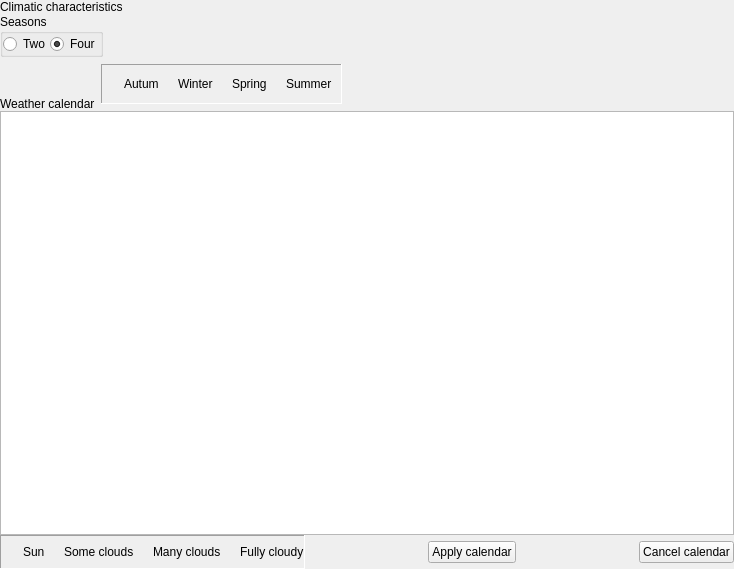
<?xml version="1.0" encoding="UTF-8"?>
<ui version="4.0">
 <class>climate</class>
 <widget class="QWidget" name="climate">
  <property name="geometry">
   <rect>
    <x>0</x>
    <y>0</y>
    <width>734</width>
    <height>569</height>
   </rect>
  </property>
  <property name="toolTip">
   <string/>
  </property>
  <layout class="QVBoxLayout" name="verticalLayout_2">
   <property name="spacing">
    <number>0</number>
   </property>
   <property name="margin">
    <number>0</number>
   </property>
   <item>
    <widget class="QLabel" name="Label2">
     <property name="enabled">
      <bool>true</bool>
     </property>
     <property name="palette">
      <palette>
       <active>
        <colorrole role="WindowText">
         <brush brushstyle="SolidPattern">
          <color alpha="255">
           <red>0</red>
           <green>0</green>
           <blue>0</blue>
          </color>
         </brush>
        </colorrole>
       </active>
       <inactive>
        <colorrole role="WindowText">
         <brush brushstyle="SolidPattern">
          <color alpha="255">
           <red>0</red>
           <green>0</green>
           <blue>0</blue>
          </color>
         </brush>
        </colorrole>
       </inactive>
       <disabled>
        <colorrole role="WindowText">
         <brush brushstyle="SolidPattern">
          <color alpha="255">
           <red>0</red>
           <green>0</green>
           <blue>0</blue>
          </color>
         </brush>
        </colorrole>
       </disabled>
      </palette>
     </property>
     <property name="toolTip">
      <string/>
     </property>
     <property name="text">
      <string>Climatic characteristics</string>
     </property>
    </widget>
   </item>
   <item>
    <layout class="QHBoxLayout" name="horizontalLayout_9">
     <item>
      <widget class="QGroupBox" name="GroupBox1">
       <property name="toolTip">
        <string/>
       </property>
       <property name="title">
        <string>Seasons</string>
       </property>
       <layout class="QHBoxLayout" name="horizontalLayout_8">
        <property name="spacing">
         <number>0</number>
        </property>
        <property name="margin">
         <number>0</number>
        </property>
        <item>
         <widget class="QRadioButton" name="RadioButton1">
          <property name="enabled">
           <bool>true</bool>
          </property>
          <property name="toolTip">
           <string/>
          </property>
          <property name="layoutDirection">
           <enum>Qt::LeftToRight</enum>
          </property>
          <property name="text">
           <string>Two</string>
          </property>
          <property name="checked">
           <bool>false</bool>
          </property>
         </widget>
        </item>
        <item>
         <widget class="QRadioButton" name="RadioButton2">
          <property name="enabled">
           <bool>true</bool>
          </property>
          <property name="toolTip">
           <string/>
          </property>
          <property name="layoutDirection">
           <enum>Qt::LeftToRight</enum>
          </property>
          <property name="text">
           <string>Four</string>
          </property>
          <property name="checked">
           <bool>true</bool>
          </property>
         </widget>
        </item>
       </layout>
      </widget>
     </item>
     <item>
      <spacer name="horizontalSpacer_3">
       <property name="orientation">
        <enum>Qt::Horizontal</enum>
       </property>
       <property name="sizeHint" stdset="0">
        <size>
         <width>40</width>
         <height>20</height>
        </size>
       </property>
      </spacer>
     </item>
    </layout>
   </item>
   <item>
    <layout class="QHBoxLayout" name="horizontalLayout_7">
     <property name="spacing">
      <number>6</number>
     </property>
     <property name="margin">
      <number>0</number>
     </property>
     <item>
      <layout class="QVBoxLayout" name="verticalLayout">
       <item>
        <spacer name="verticalSpacer">
         <property name="orientation">
          <enum>Qt::Vertical</enum>
         </property>
         <property name="sizeType">
          <enum>QSizePolicy::Minimum</enum>
         </property>
         <property name="sizeHint" stdset="0">
          <size>
           <width>20</width>
           <height>40</height>
          </size>
         </property>
        </spacer>
       </item>
       <item>
        <widget class="QLabel" name="label">
         <property name="text">
          <string>Weather calendar</string>
         </property>
        </widget>
       </item>
      </layout>
     </item>
     <item>
      <widget class="QStackedWidget" name="stackedWidget">
       <property name="sizePolicy">
        <sizepolicy hsizetype="Fixed" vsizetype="Fixed">
         <horstretch>0</horstretch>
         <verstretch>0</verstretch>
        </sizepolicy>
       </property>
       <property name="maximumSize">
        <size>
         <width>16777215</width>
         <height>40</height>
        </size>
       </property>
       <property name="currentIndex">
        <number>1</number>
       </property>
       <widget class="QWidget" name="page">
        <property name="maximumSize">
         <size>
          <width>16777215</width>
          <height>40</height>
         </size>
        </property>
        <layout class="QHBoxLayout" name="horizontalLayout_6">
         <property name="spacing">
          <number>0</number>
         </property>
         <property name="margin">
          <number>0</number>
         </property>
         <item>
          <widget class="QFrame" name="Panel2">
           <property name="enabled">
            <bool>true</bool>
           </property>
           <property name="maximumSize">
            <size>
             <width>16777215</width>
             <height>40</height>
            </size>
           </property>
           <property name="font">
            <font>
             <pointsize>6</pointsize>
            </font>
           </property>
           <property name="toolTip">
            <string/>
           </property>
           <property name="layoutDirection">
            <enum>Qt::LeftToRight</enum>
           </property>
           <property name="frameShape">
            <enum>QFrame::Panel</enum>
           </property>
           <property name="frameShadow">
            <enum>QFrame::Sunken</enum>
           </property>
           <property name="text" stdset="0">
            <string/>
           </property>
           <layout class="QHBoxLayout" name="horizontalLayout_3">
            <item>
             <widget class="QLabel" name="Image5">
              <property name="enabled">
               <bool>true</bool>
              </property>
              <property name="toolTip">
               <string/>
              </property>
              <property name="pixmap">
               <pixmap resource="../images.qrc">:/images/sun.png</pixmap>
              </property>
             </widget>
            </item>
            <item>
             <widget class="QLabel" name="Label1">
              <property name="enabled">
               <bool>true</bool>
              </property>
              <property name="palette">
               <palette>
                <active>
                 <colorrole role="WindowText">
                  <brush brushstyle="SolidPattern">
                   <color alpha="255">
                    <red>0</red>
                    <green>0</green>
                    <blue>0</blue>
                   </color>
                  </brush>
                 </colorrole>
                </active>
                <inactive>
                 <colorrole role="WindowText">
                  <brush brushstyle="SolidPattern">
                   <color alpha="255">
                    <red>0</red>
                    <green>0</green>
                    <blue>0</blue>
                   </color>
                  </brush>
                 </colorrole>
                </inactive>
                <disabled>
                 <colorrole role="WindowText">
                  <brush brushstyle="SolidPattern">
                   <color alpha="255">
                    <red>0</red>
                    <green>0</green>
                    <blue>0</blue>
                   </color>
                  </brush>
                 </colorrole>
                </disabled>
               </palette>
              </property>
              <property name="toolTip">
               <string/>
              </property>
              <property name="text">
               <string>Dry</string>
              </property>
             </widget>
            </item>
            <item>
             <widget class="QLabel" name="Image6">
              <property name="enabled">
               <bool>true</bool>
              </property>
              <property name="toolTip">
               <string/>
              </property>
              <property name="pixmap">
               <pixmap resource="../images.qrc">:/images/wet.png</pixmap>
              </property>
             </widget>
            </item>
            <item>
             <widget class="QLabel" name="Label3">
              <property name="enabled">
               <bool>true</bool>
              </property>
              <property name="palette">
               <palette>
                <active>
                 <colorrole role="WindowText">
                  <brush brushstyle="SolidPattern">
                   <color alpha="255">
                    <red>0</red>
                    <green>0</green>
                    <blue>0</blue>
                   </color>
                  </brush>
                 </colorrole>
                </active>
                <inactive>
                 <colorrole role="WindowText">
                  <brush brushstyle="SolidPattern">
                   <color alpha="255">
                    <red>0</red>
                    <green>0</green>
                    <blue>0</blue>
                   </color>
                  </brush>
                 </colorrole>
                </inactive>
                <disabled>
                 <colorrole role="WindowText">
                  <brush brushstyle="SolidPattern">
                   <color alpha="255">
                    <red>0</red>
                    <green>0</green>
                    <blue>0</blue>
                   </color>
                  </brush>
                 </colorrole>
                </disabled>
               </palette>
              </property>
              <property name="toolTip">
               <string/>
              </property>
              <property name="text">
               <string>Wet</string>
              </property>
             </widget>
            </item>
           </layout>
          </widget>
         </item>
         <item>
          <spacer name="horizontalSpacer">
           <property name="orientation">
            <enum>Qt::Horizontal</enum>
           </property>
           <property name="sizeHint" stdset="0">
            <size>
             <width>40</width>
             <height>20</height>
            </size>
           </property>
          </spacer>
         </item>
        </layout>
       </widget>
       <widget class="QWidget" name="page_2">
        <property name="maximumSize">
         <size>
          <width>16777215</width>
          <height>40</height>
         </size>
        </property>
        <layout class="QHBoxLayout" name="horizontalLayout_5">
         <property name="spacing">
          <number>0</number>
         </property>
         <property name="margin">
          <number>0</number>
         </property>
         <item>
          <widget class="QFrame" name="Panel3">
           <property name="enabled">
            <bool>true</bool>
           </property>
           <property name="maximumSize">
            <size>
             <width>16777215</width>
             <height>40</height>
            </size>
           </property>
           <property name="toolTip">
            <string/>
           </property>
           <property name="layoutDirection">
            <enum>Qt::LeftToRight</enum>
           </property>
           <property name="frameShape">
            <enum>QFrame::Panel</enum>
           </property>
           <property name="frameShadow">
            <enum>QFrame::Sunken</enum>
           </property>
           <property name="text" stdset="0">
            <string/>
           </property>
           <layout class="QHBoxLayout" name="horizontalLayout_2">
            <item>
             <widget class="QLabel" name="Image9">
              <property name="enabled">
               <bool>true</bool>
              </property>
              <property name="toolTip">
               <string/>
              </property>
              <property name="pixmap">
               <pixmap resource="../images.qrc">:/images/autum.png</pixmap>
              </property>
             </widget>
            </item>
            <item>
             <widget class="QLabel" name="Label10">
              <property name="enabled">
               <bool>true</bool>
              </property>
              <property name="palette">
               <palette>
                <active>
                 <colorrole role="WindowText">
                  <brush brushstyle="SolidPattern">
                   <color alpha="255">
                    <red>0</red>
                    <green>0</green>
                    <blue>0</blue>
                   </color>
                  </brush>
                 </colorrole>
                </active>
                <inactive>
                 <colorrole role="WindowText">
                  <brush brushstyle="SolidPattern">
                   <color alpha="255">
                    <red>0</red>
                    <green>0</green>
                    <blue>0</blue>
                   </color>
                  </brush>
                 </colorrole>
                </inactive>
                <disabled>
                 <colorrole role="WindowText">
                  <brush brushstyle="SolidPattern">
                   <color alpha="255">
                    <red>0</red>
                    <green>0</green>
                    <blue>0</blue>
                   </color>
                  </brush>
                 </colorrole>
                </disabled>
               </palette>
              </property>
              <property name="toolTip">
               <string/>
              </property>
              <property name="text">
               <string>Autum</string>
              </property>
             </widget>
            </item>
            <item>
             <widget class="QLabel" name="Image10">
              <property name="enabled">
               <bool>true</bool>
              </property>
              <property name="toolTip">
               <string/>
              </property>
              <property name="pixmap">
               <pixmap resource="../images.qrc">:/images/winter.png</pixmap>
              </property>
             </widget>
            </item>
            <item>
             <widget class="QLabel" name="Label11">
              <property name="enabled">
               <bool>true</bool>
              </property>
              <property name="palette">
               <palette>
                <active>
                 <colorrole role="WindowText">
                  <brush brushstyle="SolidPattern">
                   <color alpha="255">
                    <red>0</red>
                    <green>0</green>
                    <blue>0</blue>
                   </color>
                  </brush>
                 </colorrole>
                </active>
                <inactive>
                 <colorrole role="WindowText">
                  <brush brushstyle="SolidPattern">
                   <color alpha="255">
                    <red>0</red>
                    <green>0</green>
                    <blue>0</blue>
                   </color>
                  </brush>
                 </colorrole>
                </inactive>
                <disabled>
                 <colorrole role="WindowText">
                  <brush brushstyle="SolidPattern">
                   <color alpha="255">
                    <red>0</red>
                    <green>0</green>
                    <blue>0</blue>
                   </color>
                  </brush>
                 </colorrole>
                </disabled>
               </palette>
              </property>
              <property name="toolTip">
               <string/>
              </property>
              <property name="text">
               <string>Winter</string>
              </property>
             </widget>
            </item>
            <item>
             <widget class="QLabel" name="Image11">
              <property name="enabled">
               <bool>true</bool>
              </property>
              <property name="toolTip">
               <string/>
              </property>
              <property name="pixmap">
               <pixmap resource="../images.qrc">:/images/spring.png</pixmap>
              </property>
             </widget>
            </item>
            <item>
             <widget class="QLabel" name="Label12">
              <property name="enabled">
               <bool>true</bool>
              </property>
              <property name="palette">
               <palette>
                <active>
                 <colorrole role="WindowText">
                  <brush brushstyle="SolidPattern">
                   <color alpha="255">
                    <red>0</red>
                    <green>0</green>
                    <blue>0</blue>
                   </color>
                  </brush>
                 </colorrole>
                </active>
                <inactive>
                 <colorrole role="WindowText">
                  <brush brushstyle="SolidPattern">
                   <color alpha="255">
                    <red>0</red>
                    <green>0</green>
                    <blue>0</blue>
                   </color>
                  </brush>
                 </colorrole>
                </inactive>
                <disabled>
                 <colorrole role="WindowText">
                  <brush brushstyle="SolidPattern">
                   <color alpha="255">
                    <red>0</red>
                    <green>0</green>
                    <blue>0</blue>
                   </color>
                  </brush>
                 </colorrole>
                </disabled>
               </palette>
              </property>
              <property name="toolTip">
               <string/>
              </property>
              <property name="text">
               <string>Spring</string>
              </property>
             </widget>
            </item>
            <item>
             <widget class="QLabel" name="Image12">
              <property name="enabled">
               <bool>true</bool>
              </property>
              <property name="toolTip">
               <string/>
              </property>
              <property name="pixmap">
               <pixmap resource="../images.qrc">:/images/sun.png</pixmap>
              </property>
             </widget>
            </item>
            <item>
             <widget class="QLabel" name="Label13">
              <property name="enabled">
               <bool>true</bool>
              </property>
              <property name="palette">
               <palette>
                <active>
                 <colorrole role="WindowText">
                  <brush brushstyle="SolidPattern">
                   <color alpha="255">
                    <red>0</red>
                    <green>0</green>
                    <blue>0</blue>
                   </color>
                  </brush>
                 </colorrole>
                </active>
                <inactive>
                 <colorrole role="WindowText">
                  <brush brushstyle="SolidPattern">
                   <color alpha="255">
                    <red>0</red>
                    <green>0</green>
                    <blue>0</blue>
                   </color>
                  </brush>
                 </colorrole>
                </inactive>
                <disabled>
                 <colorrole role="WindowText">
                  <brush brushstyle="SolidPattern">
                   <color alpha="255">
                    <red>0</red>
                    <green>0</green>
                    <blue>0</blue>
                   </color>
                  </brush>
                 </colorrole>
                </disabled>
               </palette>
              </property>
              <property name="toolTip">
               <string/>
              </property>
              <property name="text">
               <string>Summer</string>
              </property>
             </widget>
            </item>
           </layout>
          </widget>
         </item>
         <item>
          <spacer name="horizontalSpacer_2">
           <property name="orientation">
            <enum>Qt::Horizontal</enum>
           </property>
           <property name="sizeHint" stdset="0">
            <size>
             <width>40</width>
             <height>20</height>
            </size>
           </property>
          </spacer>
         </item>
        </layout>
       </widget>
      </widget>
     </item>
     <item>
      <spacer name="horizontalSpacer_4">
       <property name="orientation">
        <enum>Qt::Horizontal</enum>
       </property>
       <property name="sizeHint" stdset="0">
        <size>
         <width>40</width>
         <height>20</height>
        </size>
       </property>
      </spacer>
     </item>
    </layout>
   </item>
   <item>
    <widget class="QTableView" name="tableView"/>
   </item>
   <item>
    <layout class="QHBoxLayout" name="horizontalLayout_4">
     <property name="margin">
      <number>0</number>
     </property>
     <item>
      <widget class="QFrame" name="Panel1">
       <property name="enabled">
        <bool>true</bool>
       </property>
       <property name="toolTip">
        <string/>
       </property>
       <property name="layoutDirection">
        <enum>Qt::LeftToRight</enum>
       </property>
       <property name="frameShape">
        <enum>QFrame::Panel</enum>
       </property>
       <property name="frameShadow">
        <enum>QFrame::Sunken</enum>
       </property>
       <property name="text" stdset="0">
        <string/>
       </property>
       <layout class="QHBoxLayout" name="horizontalLayout">
        <property name="margin">
         <number>0</number>
        </property>
        <item>
         <widget class="QLabel" name="Image1">
          <property name="enabled">
           <bool>true</bool>
          </property>
          <property name="minimumSize">
           <size>
            <width>16</width>
            <height>32</height>
           </size>
          </property>
          <property name="maximumSize">
           <size>
            <width>16</width>
            <height>32</height>
           </size>
          </property>
          <property name="toolTip">
           <string/>
          </property>
          <property name="pixmap">
           <pixmap resource="../images.qrc">:/images/fullsun.png</pixmap>
          </property>
          <property name="scaledContents">
           <bool>false</bool>
          </property>
         </widget>
        </item>
        <item>
         <widget class="QLabel" name="Label5">
          <property name="enabled">
           <bool>true</bool>
          </property>
          <property name="palette">
           <palette>
            <active>
             <colorrole role="WindowText">
              <brush brushstyle="SolidPattern">
               <color alpha="255">
                <red>0</red>
                <green>0</green>
                <blue>0</blue>
               </color>
              </brush>
             </colorrole>
            </active>
            <inactive>
             <colorrole role="WindowText">
              <brush brushstyle="SolidPattern">
               <color alpha="255">
                <red>0</red>
                <green>0</green>
                <blue>0</blue>
               </color>
              </brush>
             </colorrole>
            </inactive>
            <disabled>
             <colorrole role="WindowText">
              <brush brushstyle="SolidPattern">
               <color alpha="255">
                <red>0</red>
                <green>0</green>
                <blue>0</blue>
               </color>
              </brush>
             </colorrole>
            </disabled>
           </palette>
          </property>
          <property name="toolTip">
           <string/>
          </property>
          <property name="text">
           <string>Sun</string>
          </property>
         </widget>
        </item>
        <item>
         <widget class="QLabel" name="Image2">
          <property name="enabled">
           <bool>true</bool>
          </property>
          <property name="toolTip">
           <string/>
          </property>
          <property name="pixmap">
           <pixmap resource="../images.qrc">:/images/suncloud.png</pixmap>
          </property>
         </widget>
        </item>
        <item>
         <widget class="QLabel" name="Label6">
          <property name="enabled">
           <bool>true</bool>
          </property>
          <property name="palette">
           <palette>
            <active>
             <colorrole role="WindowText">
              <brush brushstyle="SolidPattern">
               <color alpha="255">
                <red>0</red>
                <green>0</green>
                <blue>0</blue>
               </color>
              </brush>
             </colorrole>
            </active>
            <inactive>
             <colorrole role="WindowText">
              <brush brushstyle="SolidPattern">
               <color alpha="255">
                <red>0</red>
                <green>0</green>
                <blue>0</blue>
               </color>
              </brush>
             </colorrole>
            </inactive>
            <disabled>
             <colorrole role="WindowText">
              <brush brushstyle="SolidPattern">
               <color alpha="255">
                <red>0</red>
                <green>0</green>
                <blue>0</blue>
               </color>
              </brush>
             </colorrole>
            </disabled>
           </palette>
          </property>
          <property name="toolTip">
           <string/>
          </property>
          <property name="text">
           <string>Some clouds</string>
          </property>
         </widget>
        </item>
        <item>
         <widget class="QLabel" name="Image3">
          <property name="enabled">
           <bool>true</bool>
          </property>
          <property name="toolTip">
           <string/>
          </property>
          <property name="pixmap">
           <pixmap resource="../images.qrc">:/images/clouds.png</pixmap>
          </property>
         </widget>
        </item>
        <item>
         <widget class="QLabel" name="Label7">
          <property name="enabled">
           <bool>true</bool>
          </property>
          <property name="palette">
           <palette>
            <active>
             <colorrole role="WindowText">
              <brush brushstyle="SolidPattern">
               <color alpha="255">
                <red>0</red>
                <green>0</green>
                <blue>0</blue>
               </color>
              </brush>
             </colorrole>
            </active>
            <inactive>
             <colorrole role="WindowText">
              <brush brushstyle="SolidPattern">
               <color alpha="255">
                <red>0</red>
                <green>0</green>
                <blue>0</blue>
               </color>
              </brush>
             </colorrole>
            </inactive>
            <disabled>
             <colorrole role="WindowText">
              <brush brushstyle="SolidPattern">
               <color alpha="255">
                <red>0</red>
                <green>0</green>
                <blue>0</blue>
               </color>
              </brush>
             </colorrole>
            </disabled>
           </palette>
          </property>
          <property name="toolTip">
           <string/>
          </property>
          <property name="text">
           <string>Many clouds</string>
          </property>
         </widget>
        </item>
        <item>
         <widget class="QLabel" name="Image4">
          <property name="enabled">
           <bool>true</bool>
          </property>
          <property name="toolTip">
           <string/>
          </property>
          <property name="pixmap">
           <pixmap resource="../images.qrc">:/images/nosun.png</pixmap>
          </property>
         </widget>
        </item>
        <item>
         <widget class="QLabel" name="Label8">
          <property name="enabled">
           <bool>true</bool>
          </property>
          <property name="palette">
           <palette>
            <active>
             <colorrole role="WindowText">
              <brush brushstyle="SolidPattern">
               <color alpha="255">
                <red>0</red>
                <green>0</green>
                <blue>0</blue>
               </color>
              </brush>
             </colorrole>
            </active>
            <inactive>
             <colorrole role="WindowText">
              <brush brushstyle="SolidPattern">
               <color alpha="255">
                <red>0</red>
                <green>0</green>
                <blue>0</blue>
               </color>
              </brush>
             </colorrole>
            </inactive>
            <disabled>
             <colorrole role="WindowText">
              <brush brushstyle="SolidPattern">
               <color alpha="255">
                <red>0</red>
                <green>0</green>
                <blue>0</blue>
               </color>
              </brush>
             </colorrole>
            </disabled>
           </palette>
          </property>
          <property name="toolTip">
           <string/>
          </property>
          <property name="text">
           <string>Fully cloudy</string>
          </property>
         </widget>
        </item>
       </layout>
      </widget>
     </item>
     <item>
      <spacer name="horizontalSpacer_5">
       <property name="orientation">
        <enum>Qt::Horizontal</enum>
       </property>
       <property name="sizeHint" stdset="0">
        <size>
         <width>40</width>
         <height>20</height>
        </size>
       </property>
      </spacer>
     </item>
     <item>
      <widget class="QPushButton" name="BitBtn45">
       <property name="enabled">
        <bool>true</bool>
       </property>
       <property name="toolTip">
        <string>Save the current record</string>
       </property>
       <property name="text">
        <string>Apply calendar</string>
       </property>
       <property name="icon">
        <iconset resource="../images.qrc">
         <normaloff>:/images/apply.png</normaloff>:/images/apply.png</iconset>
       </property>
       <property name="flat">
        <bool>false</bool>
       </property>
      </widget>
     </item>
     <item>
      <spacer name="horizontalSpacer_6">
       <property name="orientation">
        <enum>Qt::Horizontal</enum>
       </property>
       <property name="sizeHint" stdset="0">
        <size>
         <width>40</width>
         <height>20</height>
        </size>
       </property>
      </spacer>
     </item>
     <item>
      <widget class="QPushButton" name="BitBtn43">
       <property name="enabled">
        <bool>true</bool>
       </property>
       <property name="toolTip">
        <string>Restore the current record</string>
       </property>
       <property name="text">
        <string>Cancel calendar</string>
       </property>
       <property name="icon">
        <iconset resource="../images.qrc">
         <normaloff>:/images/cancel.png</normaloff>:/images/cancel.png</iconset>
       </property>
       <property name="flat">
        <bool>false</bool>
       </property>
      </widget>
     </item>
    </layout>
   </item>
  </layout>
 </widget>
 <resources>
  <include location="../images.qrc"/>
 </resources>
 <connections/>
</ui>
